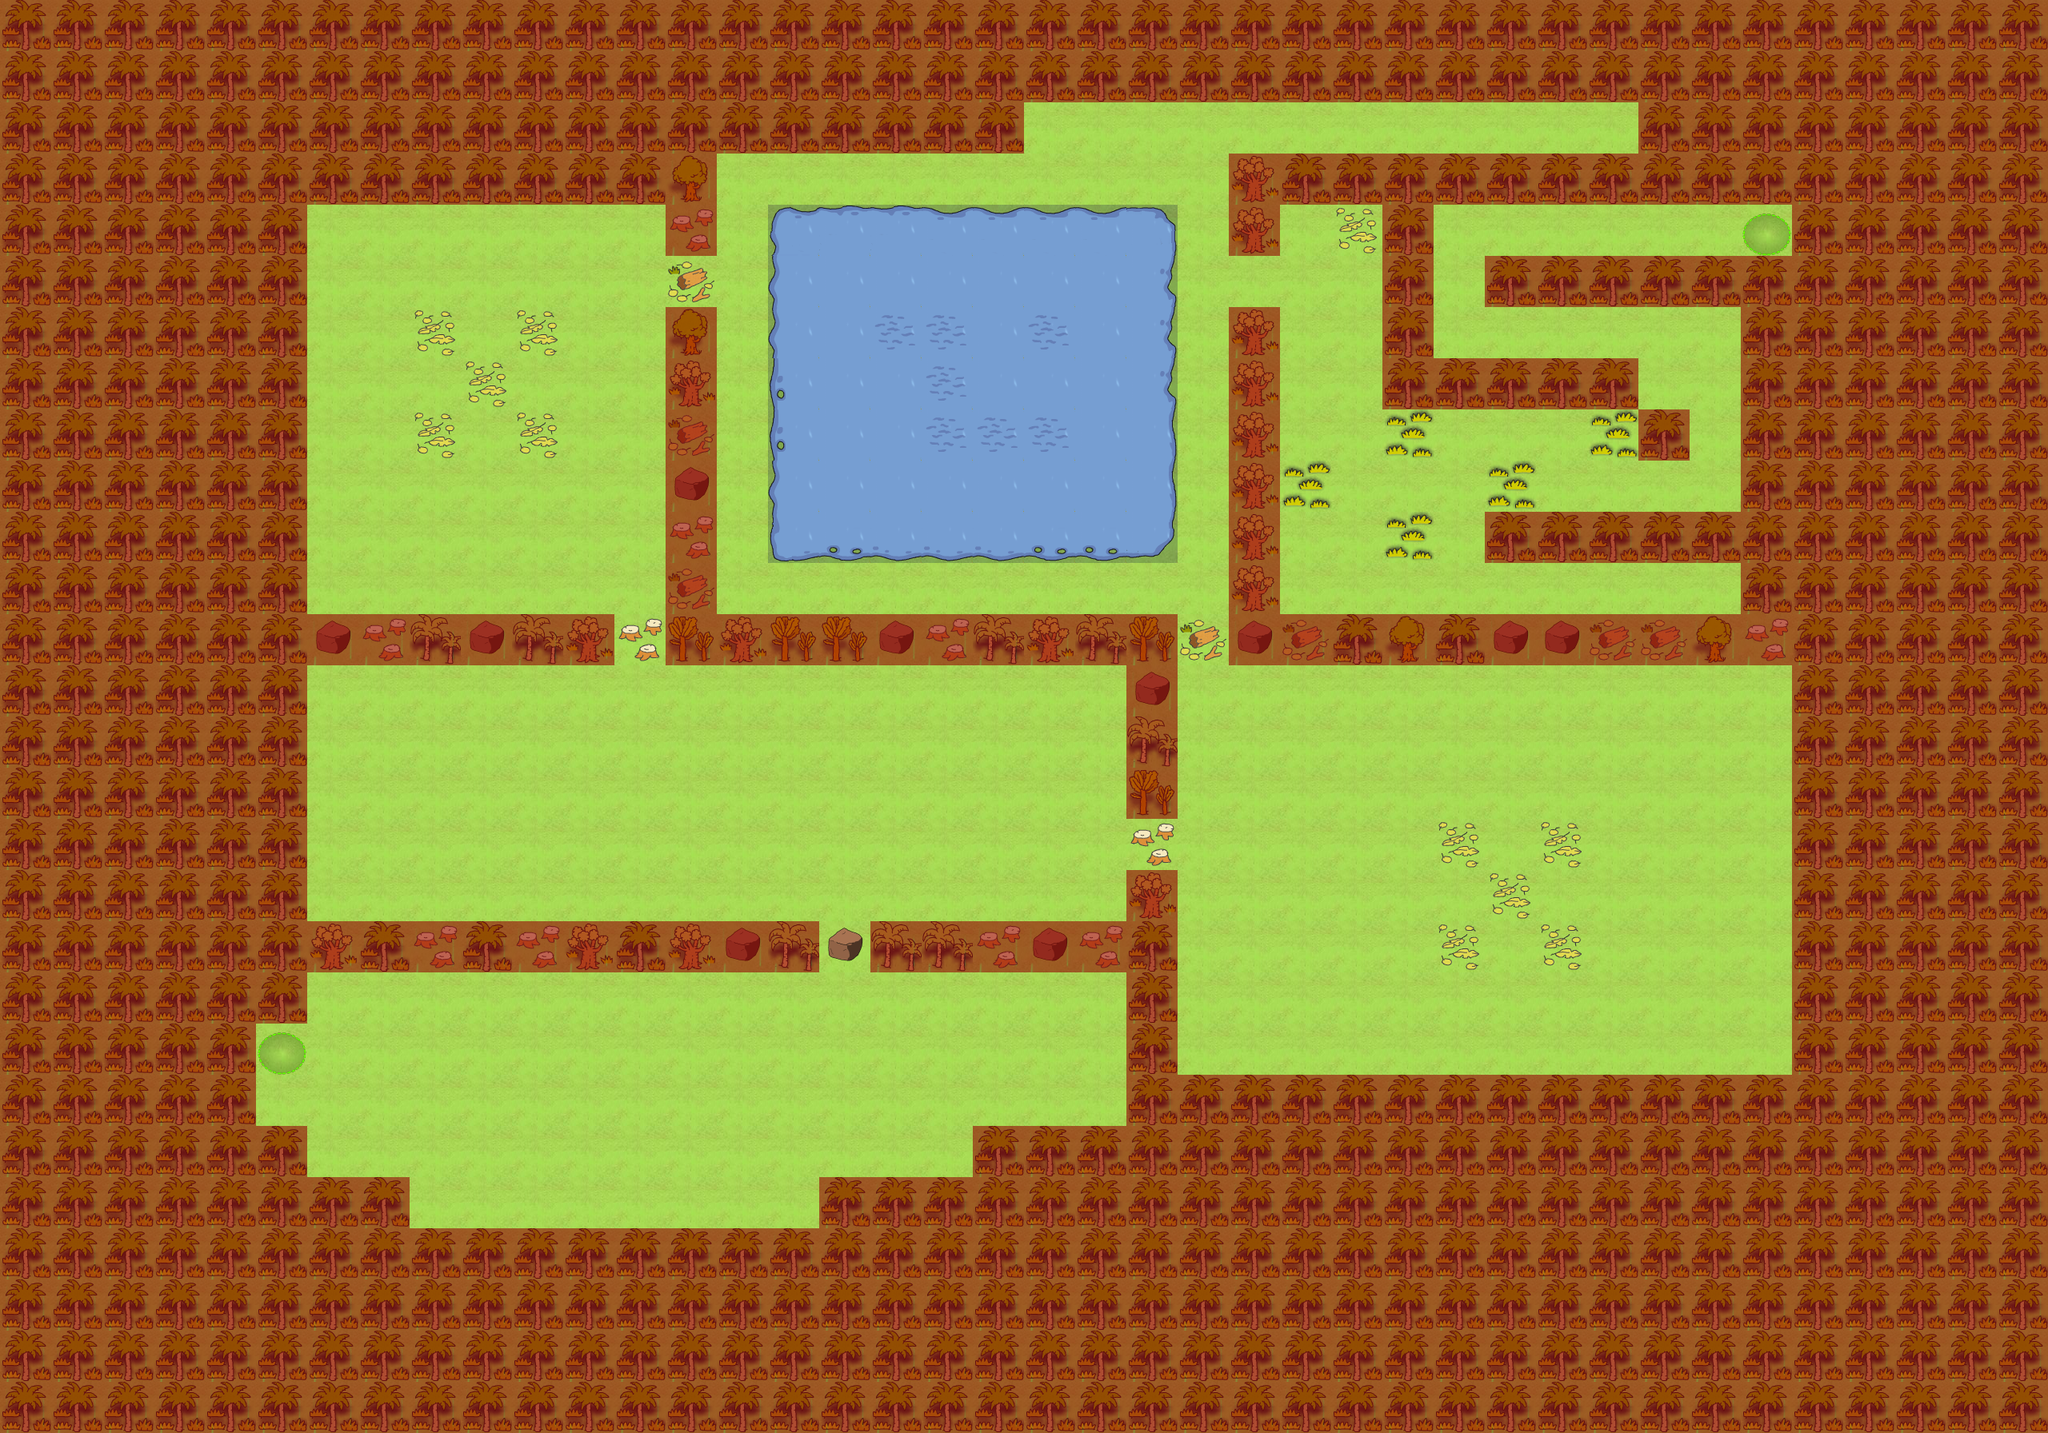

This game map was drawn from its Tiled (.tmx) file and the tilesets committed beside it. A one-line description and the trimmed map source follow:
An orthogonal 40x28 tile map with 64x64 px tiles, 3 tile layers (ground, decor, SpecialLayer), 7 tilesets and 49 objects (5x characters/enemies/crocodiles/green_croc, characters/player/player_one, tile_trigger/end_level, player_data/player_data, tile_trigger/exit_level_start, ...).

<map version="1.0" orientation="orthogonal" width="40" height="28" tilewidth="64" tileheight="64">
 <tileset firstgid="1" name="water" tilewidth="64" tileheight="64">
  <image source="../../../../tiles/water.png" width="320" height="1216" />
 </tileset>
 <tileset firstgid="96" name="jungle" tilewidth="64" tileheight="64">
  <image source="../../../../tiles/jungle.png" width="320" height="1216" />
 </tileset>
 <tileset firstgid="191" name="paths" tilewidth="64" tileheight="64">
  <image source="../../../../tiles/paths.png" width="320" height="1216" />
 </tileset>
 <tileset firstgid="286" name="objects" tilewidth="64" tileheight="64">
  <image source="../../../../tiles/objects.png" width="320" height="1216" />
 </tileset>
 <tileset firstgid="381" name="sand" tilewidth="64" tileheight="64">
  <image source="../../../../tiles/sand.png" width="320" height="1216" />
 </tileset>
 <tileset firstgid="476" name="walls" tilewidth="64" tileheight="64">
  <image source="../../../../tiles/walls.png" width="320" height="1216" />
 </tileset>
 <tileset firstgid="571" name="special" tilewidth="64" tileheight="64">
  <image source="../../../../tiles/special.png" width="320" height="1216" />
 </tileset>
 <layer name="ground" width="40" height="28">
  <data>[1120 cells, 1120 non-empty, 1 distinct tile ids]</data>
 </layer>
 <layer name="decor" width="40" height="28">
  <data>[1120 cells, 734 non-empty, 25 distinct tile ids]</data>
 </layer>
 <objectgroup name="Object Layer 1" width="0" height="0">
  <object name="characters/player/player_one" gid="286" x="320" y="1344" width="64" height="64" />
  <object name="tile_trigger/end_level" gid="292" x="2176" y="320" width="64" height="64" />
  <object name="player_data/player_data" gid="287" x="2112" y="256" width="64" height="64" />
  <object name="tile_trigger/exit_level_start" gid="292" x="320" y="1344" width="64" height="64" />
  <object name="scroll/scroll1" gid="287" x="768" y="1408" width="64" height="64" />
  <object name="scroll/scroll2" gid="287" x="896" y="1024" width="64" height="64" />
  <object name="scroll/scroll3" gid="287" x="512" y="1024" width="64" height="64" />
  <object name="tile_trigger/block1" gid="292" x="768" y="832" width="64" height="64" />
  <object name="tile_trigger/block2" gid="292" x="1408" y="1088" width="64" height="64" />
  <object name="scroll/scroll1a" gid="287" x="768" y="704" width="64" height="64" />
  <object name="scroll/scroll1c" gid="287" x="384" y="320" width="64" height="64" />
  <object name="scroll/scroll1d" gid="287" x="768" y="320" width="64" height="64" />
  <object name="scroll/scroll1b" gid="287" x="384" y="704" width="64" height="64" />
  <object name="scroll/scroll2d" gid="287" x="2176" y="1088" width="64" height="64" />
  <object name="scroll/scroll2c" gid="287" x="2176" y="1344" width="64" height="64" />
  <object name="scroll/scroll2b" gid="287" x="1536" y="1344" width="64" height="64" />
  <object name="scroll/scroll2a" gid="287" x="1536" y="1088" width="64" height="64" />
  <object name="characters/npcs/generic/pete" gid="291" x="640" y="640" width="64" height="64" />
  <object name="tile_trigger/topleft1" gid="292" x="512" y="448" width="64" height="64" />
  <object name="tile_trigger/topright1" gid="292" x="640" y="448" width="64" height="64" />
  <object name="tile_trigger/centre1" gid="292" x="576" y="512" width="64" height="64" />
  <object name="tile_trigger/bottomleft1" gid="292" x="512" y="576" width="64" height="64" />
  <object name="tile_trigger/bottomright1" gid="292" x="640" y="576" width="64" height="64" />
  <object name="tile_trigger/door1" gid="292" x="832" y="384" width="64" height="64" />
  <object name="characters/npcs/generic/maddie" gid="291" x="1600" y="1216" width="64" height="64" />
  <object name="tile_trigger/door2" gid="292" x="1472" y="832" width="64" height="64" />
  <object name="tile_trigger/topleft2" gid="292" x="1792" y="1088" width="64" height="64" />
  <object name="tile_trigger/topright2" gid="292" x="1920" y="1088" width="64" height="64" />
  <object name="tile_trigger/centre2" gid="292" x="1856" y="1152" width="64" height="64" />
  <object name="tile_trigger/bottomleft2" gid="292" x="1792" y="1216" width="64" height="64" />
  <object name="tile_trigger/bottomright2" gid="292" x="1920" y="1216" width="64" height="64" />
  <object name="characters/enemies/crocodiles/green_crocodile/croc1" gid="296" x="1088" y="320" width="64" height="64" />
  <object name="characters/enemies/crocodiles/green_crocodile/croc2" gid="296" x="1088" y="448" width="64" height="64" />
  <object name="characters/enemies/crocodiles/green_crocodile/croc3" gid="296" x="1088" y="576" width="64" height="64" />
  <object name="characters/enemies/crocodiles/green_crocodile/croc4" gid="296" x="1216" y="640" width="64" height="64" />
  <object name="characters/enemies/crocodiles/green_crocodile/croc5" gid="296" x="1152" y="512" width="64" height="64" />
  <object name="characters/npcs/generic/bob" gid="291" x="1856" y="768" width="64" height="64" />
  <object name="scroll/scroll4" gid="287" x="2112" y="768" width="64" height="64" />
  <object name="tile_trigger/reset" gid="292" x="1664" y="320" width="64" height="64" />
  <object name="tile_trigger/switch1" gid="292" x="1600" y="640" width="64" height="64" />
  <object name="tile_trigger/switch2" gid="292" x="1728" y="576" width="64" height="64" />
  <object name="tile_trigger/switch3" gid="292" x="1728" y="704" width="64" height="64" />
  <object name="tile_trigger/switch4" gid="292" x="1856" y="640" width="64" height="64" />
  <object name="tile_trigger/switch5" gid="292" x="1984" y="576" width="64" height="64" />
  <object name="tile_trigger/reached1" gid="292" x="2112" y="576" width="64" height="64" />
  <object name="boulder/boulder1" gid="288" x="2112" y="512" width="64" height="64" />
  <object name="tile_trigger/check1" gid="292" x="1472" y="768" width="64" height="64" />
  <object name="tile_trigger/check2" gid="292" x="896" y="384" width="64" height="64" />
  <object name="characters/npcs/myla/myla" gid="286" x="320" y="1408" width="64" height="64" />
 </objectgroup>
 <layer name="SpecialLayer" width="40" height="28">
  <data>[1120 cells, 711 non-empty, 2 distinct tile ids]</data>
 </layer>
</map>
